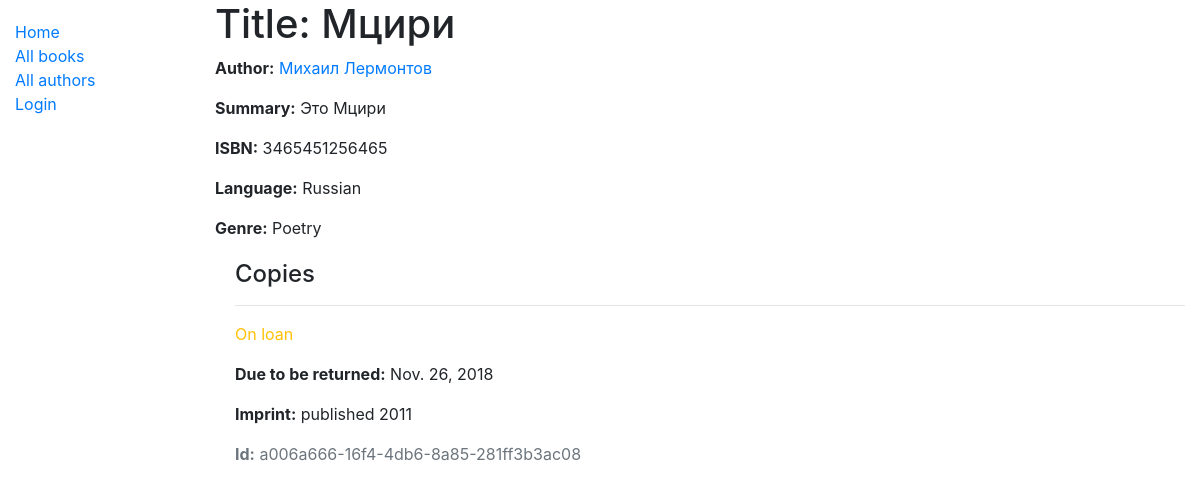
The app's page /catalog/books/1, older data.
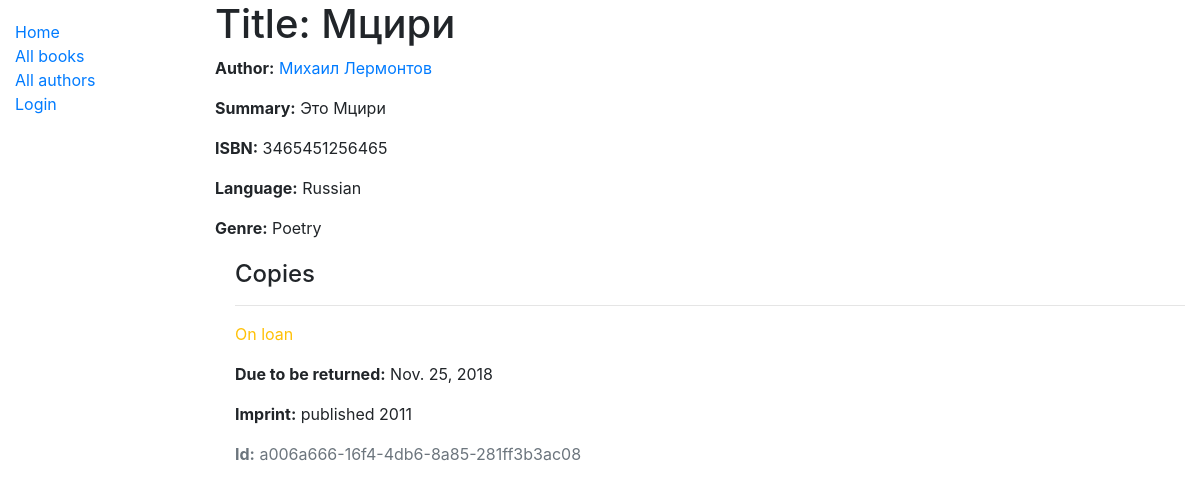
The same page, newer data.
### catalog/models.py (models this page shows, shortened)
class Book(models.Model):
    title = models.CharField(max_length=200)
    author = models.ForeignKey('Author', on_delete=models.SET_NULL, null=True)
    summary = models.TextField(max_length=1000, help_text="Enter a brief description of the book")
    isbn = models.CharField('ISBN', max_length=13, help_text='13 Character <a href="https://www.isbn-international.org/content/what-isbn">ISBN number</a>')
    genre = models.ManyToManyField(Genre, help_text="Select a genre for this book")
    language = models.ForeignKey('Language', on_delete=models.SET_NULL, null=True)
    def display_genre(self):
        return ', '.join(genre.name for genre in self.genre.all()[:3])
    display_genre.short_description = 'Genre'

class Author(models.Model):
    first_name = models.CharField(max_length=100)
    last_name = models.CharField(max_length=100)
    date_of_birth = models.DateField(null=True, blank=True)
    date_of_death = models.DateField(null=True, blank=True)
    def __str__(self):
        return '{} {}'.format(self.first_name, self.last_name)
    class Meta:
        ordering = ['last_name']

class Language(models.Model):
    name = models.CharField(max_length=200, help_text='Enter a book natural language')
    def __str__(self):
        return self.name

class Genre(models.Model):
    name = models.CharField(max_length=200, help_text="Enter a book genre")
    def __str__(self):
        return self.name

class BookInstance(models.Model):
    id = models.UUIDField(primary_key=True, default=uuid.uuid4, help_text='Unique ID for this particular book across whole library')
    book = models.ForeignKey('Book', on_delete=models.SET_NULL, null=True)
    imprint = models.CharField(max_length=200)
    due_back = models.DateField(null=True, blank=True)
    LOAN_STATUS = (
        ('m', 'Maintenance'),
        ('o', 'On loan'),
        ('a', 'Available'),
        ('r', 'Reserved')
    )
    status = models.CharField(max_length=1, choices=LOAN_STATUS, blank=True, default='m', help_text='Book availability')
    borrower = models.ForeignKey(User, on_delete=models.SET_NULL, null=True, blank=True)
    class Meta:
        ordering = ['due_back']
        permissions = (('can_mark_returned', 'Set book as returned'),)

### catalog/views.py (the view)
# urls.py: path('books/<pk>', BookDetailView.as_view(), name='book-detail'),
class BookDetailView(generic.DetailView):
    model=Book

### catalog/templates/catalog/book_detail.html
{% extends "base_generic.html" %}
{% block content %}
  <h1>Title: {{ book.title }}</h1>
  <p><strong>Author:</strong> <a href="{% url 'author-detail' book.author.pk %}">{{ book.author }}</a></p>
  <p><strong>Summary:</strong> {{ book.summary }}</p>
  <p><strong>ISBN:</strong> {{ book.isbn }}</p>
  <p><strong>Language:</strong> {{ book.language }}</p>
  <p><strong>Genre:</strong> {% for genre in book.genre.all %} {{ genre }}{% if not forloop.last %}, {% endif %}{% endfor %}</p>
  <div style="margin-left:20px;margin-top:20px">
    <h4>Copies</h4>
    {% for copy in book.bookinstance_set.all %}
    <hr>
    <p class="{% if copy.status == 'a' %}text-success{% elif copy.status == 'd' %}text-danger{% else %}text-warning{% endif %}">{{ copy.get_status_display }}</p>
    {% if copy.status != 'a' %}<p><strong>Due to be returned:</strong> {{copy.due_back}}</p>{% endif %}
    <p><strong>Imprint:</strong> {{copy.imprint}}</p>
    <p class="text-muted"><strong>Id:</strong> {{copy.id}}</p>
    {% endfor %}
  </div>
{% endblock %}

### catalog/templates/base_generic.html (shortened to what this page needs)
{% load static %}
<!DOCTYPE html>
<html lang="en">
<head>
    <link rel="stylesheet" href="https://stackpath.bootstrapcdn.com/bootstrap/4.1.3/css/bootstrap.min.css">
    <link rel="stylesheet" href="{% static 'css/styles.css' %}">
</head>
<body>
    <div class="container-fluid">
        <div class="row">
            <div class="col-sm-2">
            {% block sidebar %}
            <ul class="sidebar-nav">
                <li><a href="{% url 'index' %}">Home</a></li>
                <li><a href="{% url 'books' %}">All books</a></li>
                <li><a href="{% url 'authors' %}">All authors</a></li>
                {% if user.is_authenticated %}
                    <li>User: {{ user.get_username }} </li>
                    <li><a href="{% url 'my-borrowed' %}">My Borrowed</a></li>
                    <li><a href="{% url 'logout' %}?next={{ request.path }}">Logout</a></li>
                {% else %}
                    <li><a href="{% url 'login' %}?next={{ request.path }}">Login</a></li>
                {% endif %}
            </ul>
            {% endblock %}
            </div>
            <div class="col-sm-10 ">
            {% block content %}{% endblock %}
            </div>
        </div>
        </div>
</body>
</html>

### catalog/static/css/styles.css (style rules this page uses)
.sidebar-nav { margin-top: 20px; padding: 0; list-style: none; }

Row changes from the older to the newer data that the page shows:
changed BookInstance "On loan": due_back "Nov. 26, 2018" → "Nov. 25, 2018"
